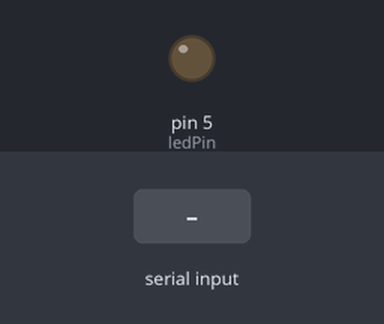
Bench run of a sketch on a simulated Arduino Uno, built with avr-gcc and run on an emulated ATmega328P. On the bench: output pins drawn as LEDs (lit = HIGH). The inputs (shaded band) are chosen by the test bench.

Above: at 1.2 s.
1.3 s: byte 30 received over Serial
At 1.8 s:
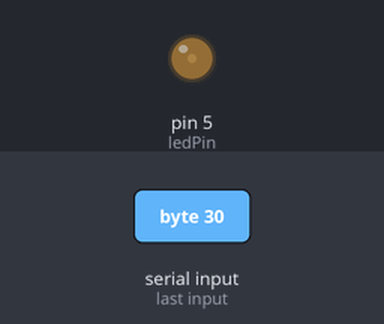
2.8 s: byte 90 received over Serial
At 4.1 s:
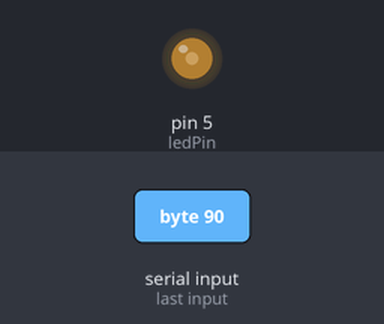
Timing chart, 0 to 5.8 s (numbered marks = the images above; inputs shaded):
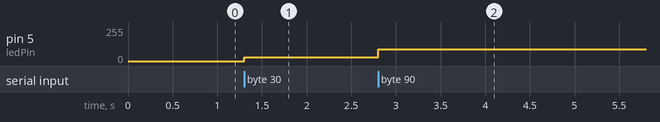

The sketch:

06_dimLED.ino
```cpp
const int ledPin = 5; // pin capable of producing PWM

void setup() {

Serial.begin(9600);

pinMode(ledPin, OUTPUT);

}

void loop() {

  while (Serial.available() > 0) {
    int ledVal = Serial.read();  // value sent from Max (0-255)

    analogWrite(ledPin, ledVal); // writes an analog value (PWM wave) to a pin

      }
  }
```

Measured:
- after the input at 1.3 s, pin 5 (ledPin): 0/255 → 30/255 at once
- after the input at 2.8 s, pin 5 (ledPin): 30/255 → 90/255 at once
